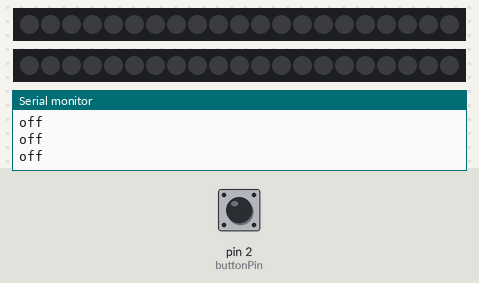
Simulated run of this sketch. Board: Arduino Uno, built with avr-gcc and run on an emulated ATmega328P. Parts: 2 × 21 RGB LEDs in strip order, left to right, the last lines printed to the serial monitor. Inputs (shaded band) come from the test bench; at power-on: pin 2 (buttonPin) HIGH.

Above: at 1.2 s.
1.3 s: pin 2 (buttonPin) pulled LOW for 0.15 s
At 2.3 s:
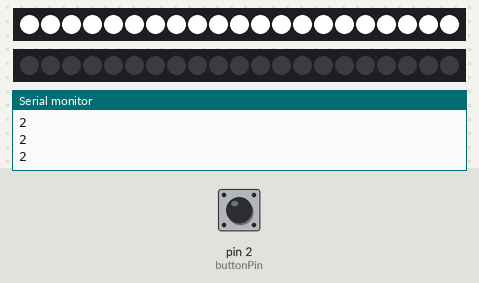
2.9 s: pin 2 (buttonPin) pulled LOW for 1 s
At 3.3 s:
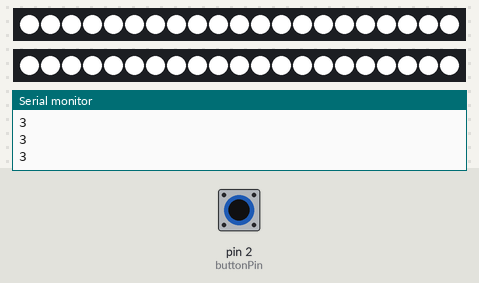
5.4 s: pin 2 (buttonPin) pulled LOW for 3.2 s
At 6.6 s:
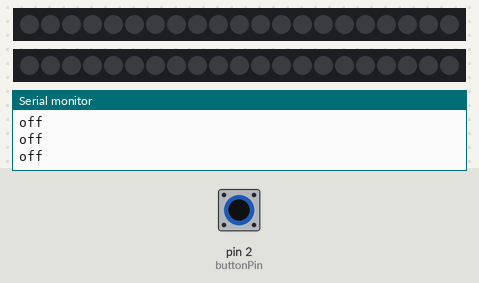
Timing chart, 0 to 8.4 s (numbered marks = the images above; inputs shaded):
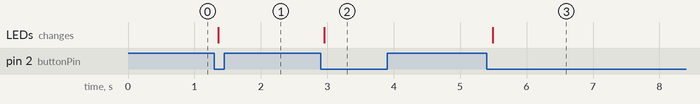

The sketch:

deskLighting.ino
```cpp
#include <FastLED.h>

// NEOPIXEL DEFINITIONS -----------------------------------------------------------------------------
#define NUM_LEDS 21
CRGB strip1[NUM_LEDS];
CRGB strip2[NUM_LEDS];

// Strip One
#define DATA_PIN 5      // Green
#define CLOCK_PIN 6     // Blue    Comment out for Neopixels

// Strip Two
#define DATA_PIN2 8      // Green
#define CLOCK_PIN2 9     // Blue    Comment out for Neopixels


// BUTTON DEFINITIONS -----------------------------------------------------------------------------
const int buttonPin = 2;
bool oldState = HIGH;
int showType = 1;

void setup() {
  Serial.begin(9600);             //initialize Serial connection

  // BUTTON SETUP --------------
  pinMode(buttonPin, INPUT_PULLUP);      //this time we will set the pin as INPUT

  // LEDS SETUP --------------
  FastLED.addLeds<APA102, DATA_PIN, CLOCK_PIN>(strip1, NUM_LEDS);     // Comment out for Neopixels
  FastLED.addLeds<APA102, DATA_PIN2, CLOCK_PIN2>(strip2, NUM_LEDS);     // Comment out for Neopixels

  FastLED.show();
}

void loop() {
  // Get current button state.
  bool newState = digitalRead(buttonPin);
  // Check if state changed from high to low (button press).
  if (newState == LOW && oldState == HIGH) {
    // Short delay to debounce button.
    delay(20);
    // Check if button is still low after debounce.

    newState = digitalRead(buttonPin);
    if (newState == LOW) {
      showType++;
      if (showType > 3)
        showType = 1;
      startShow(showType);
    }

  }
  startShow(showType);
  // Set the last button state to the old state.
  oldState = newState;
}

void startShow(int i) {
  switch (i) {
    case 1:
      Serial.println("off");
      stripsOff();
      break;

    case 2:
      Serial.println("2");
      strip1on();
      break;

    case 3:
      Serial.println("3");
      strip2on();
      break;
  }
}


// FUNCTION LIGHTS 1 ON  -----------------------------------------------------------------------------

void strip1on() {
  for (int dot = 0; dot < NUM_LEDS; dot++) {
    strip1[dot] = CRGB::White;
    FastLED.show();
  }
}

// FUNCTION LIGHTS 2 ON  -----------------------------------------------------------------------------
void strip2on() {
  for (int dot = 0; dot < NUM_LEDS; dot++) {
    strip2[dot] = CRGB::White;
    FastLED.show();
  }
}

// FUNCTION LIGHTS OFF  -----------------------------------------------------------------------------
void stripsOff() {
  for (int dot = 0; dot < NUM_LEDS; dot++) {
    strip1[dot] = CRGB::Black;
    FastLED.show();
  }
  for (int dot = 0; dot < NUM_LEDS; dot++) {
    strip2[dot] = CRGB::Black;
    FastLED.show();
  }

}
```

Measured:
- after the input at 1.3 s, the LEDs: change after 0.06 s (image 1)
- after the input at 2.9 s, the LEDs: change after 0.06 s (image 2)
- after the input at 5.4 s, the LEDs: change after 0.09 s (image 3)
